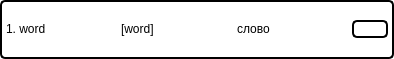
<?xml version="1.0" encoding="UTF-8"?>
<ui version="4.0">
 <class>Form</class>
 <widget class="QWidget" name="Form">
  <property name="geometry">
   <rect>
    <x>0</x>
    <y>0</y>
    <width>394</width>
    <height>59</height>
   </rect>
  </property>
  <property name="sizePolicy">
   <sizepolicy hsizetype="Preferred" vsizetype="Maximum">
    <horstretch>0</horstretch>
    <verstretch>0</verstretch>
   </sizepolicy>
  </property>
  <property name="windowTitle">
   <string>Form</string>
  </property>
  <property name="styleSheet">
   <string notr="true">background-color: rgb(255, 255, 255);
border-radius: 5px;
border: 2px solid #000;</string>
  </property>
  <layout class="QVBoxLayout" name="verticalLayout">
   <property name="spacing">
    <number>0</number>
   </property>
   <property name="leftMargin">
    <number>0</number>
   </property>
   <property name="topMargin">
    <number>0</number>
   </property>
   <property name="rightMargin">
    <number>0</number>
   </property>
   <property name="bottomMargin">
    <number>0</number>
   </property>
   <item>
    <layout class="QHBoxLayout" name="horizontalLayout">
     <property name="leftMargin">
      <number>6</number>
     </property>
     <property name="rightMargin">
      <number>6</number>
     </property>
     <item>
      <widget class="QLabel" name="label_word">
       <property name="styleSheet">
        <string notr="true">color:#000;
border: 0px solid #000;</string>
       </property>
       <property name="text">
        <string>1. word</string>
       </property>
      </widget>
     </item>
     <item>
      <widget class="QLabel" name="label_transcription">
       <property name="styleSheet">
        <string notr="true">color:#000;
border: 0px solid #000;</string>
       </property>
       <property name="text">
        <string>[word]</string>
       </property>
      </widget>
     </item>
     <item>
      <widget class="QLabel" name="label_translate">
       <property name="styleSheet">
        <string notr="true">color:#000;
border: 0px solid #000;</string>
       </property>
       <property name="text">
        <string>слово</string>
       </property>
      </widget>
     </item>
     <item>
      <widget class="QPushButton" name="pushButton">
       <property name="sizePolicy">
        <sizepolicy hsizetype="Maximum" vsizetype="Maximum">
         <horstretch>0</horstretch>
         <verstretch>0</verstretch>
        </sizepolicy>
       </property>
       <property name="styleSheet">
        <string notr="true"/>
       </property>
       <property name="text">
        <string/>
       </property>
       <property name="icon">
        <iconset>
         <normaloff>../../icons/trash.png</normaloff>../../icons/trash.png</iconset>
       </property>
       <property name="iconSize">
        <size>
         <width>20</width>
         <height>20</height>
        </size>
       </property>
      </widget>
     </item>
    </layout>
   </item>
  </layout>
 </widget>
 <resources/>
 <connections/>
</ui>
